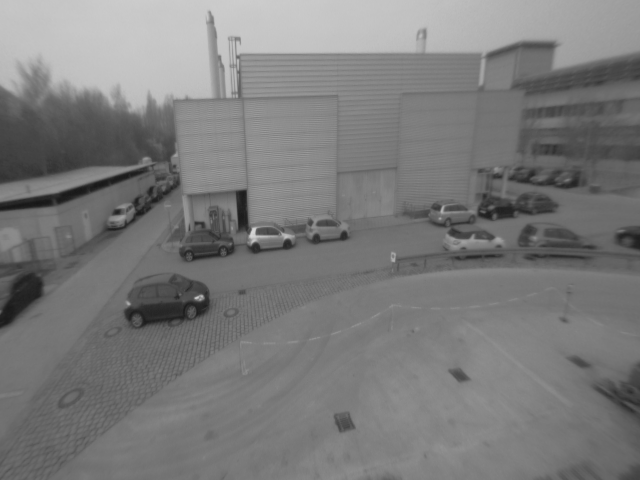
%> input picture sol05/img1.png, 640 x 480 px
$ octave main_harris.m   (GNU Octave 9; MATLAB toolbox functions it lacks are replaced by stand-ins)
%> lines starting %> are read from the running program, lines starting %| are printed output that depends on the picture
### sol05/imreadbw.m
function I = imreadbw(file)
%> called with file = 'img1.png'
I=im2double(imread(file)) ;
%> I: size 480x640 double; min 0.0863, max 0.835, mean 0.481

if(size(I,3) > 1)
  I = rgb2gray( I ) ;
end

### sol05/getM.m
function [M11, M12, M22] = getM(I, sigma)
%> called with sigma = 2
% Compute structure tensor

% spatial gradient using central differences
Ix = 0.5*(I(:,[2:end end]) - I(:,[1 1:end-1]));
Iy = 0.5*(I([2:end end],:) - I([1 1:end-1],:));
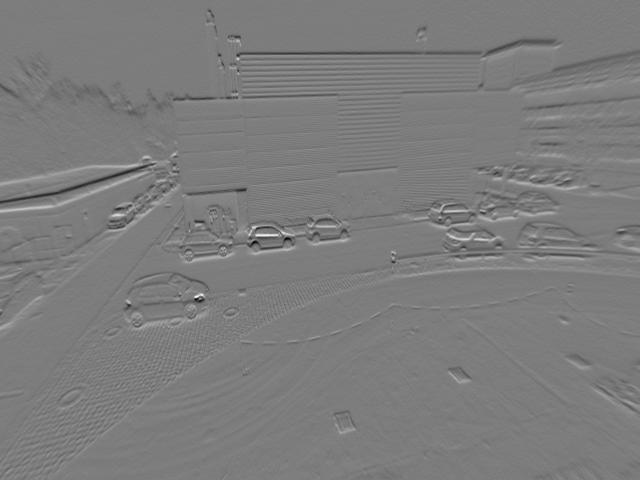
%> Iy: size 480x640 double; min -0.2, max 0.208, mean -0.000627; drawn with min black and max white

% Gaussian kernel
k = ceil(4*sigma+1);
G = fspecial('gaussian', k, sigma);

M11 = conv2(Ix .* Ix, G, 'same');
M12 = conv2(Ix .* Iy, G, 'same');
M22 = conv2(Iy .* Iy, G, 'same');

% Note: We do not need to compute M21 sparately, since M is symmetrical and
% therefore M21 == M12

end

### sol05/getHarrisCorners.m
function [score, points] = getHarrisCorners(I, sigma, kappa, theta)

[M11, M12, M22] = getM(I, sigma);

% compute score using det and trace
detM = M11 .* M22 - M12.^2;
traceM = M11 + M22;
score = detM - kappa * traceM.^2;
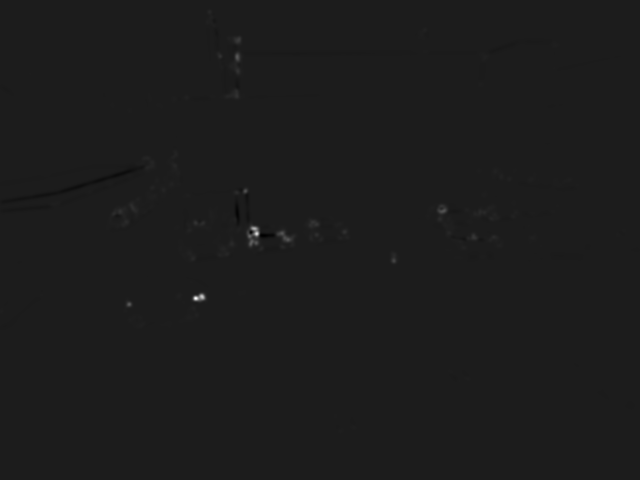
%> score: size 480x640 double; min -6.45e-06, max 5.18e-05, mean 3.45e-08; drawn with min black and max white

% display score (for debugging)
%imagesc(sign(score) .* abs(score).^(1/4));
%colorbar;

% you can disable non-maximum suppression (for debugging)
max_only = true;

% padded image for easier non-max suppression check
score_pad = -inf * ones(size(I) + 2);
score_pad(2:end-1, 2:end-1) = score;

% find corners
[y, x] = find( score > theta ...
             & ( ~max_only ...                   % non-maximal compression
               | ( score > score_pad(1:end-2, 2:end-1) ...
                 & score > score_pad(3:end  , 2:end-1) ...
                 & score > score_pad(2:end-1, 1:end-2) ...
                 & score > score_pad(2:end-1, 3:end))));
%> y = 254 values from 12 to 432; x = 254 values from 2 to 632

points = [x y];
%> points = 254 rows, first 12: [2 312; 31 74; 39 276; 41 278; 42 296; 44 285; 45 288; 53 199; 55 198; 55 204; 70 237; 86 91]

end

### sol05/drawPts.m
function [  ] = drawPts( img, pts )
hold off
imagesc(img);
colormap gray
hold on
plot(pts(:,1), pts(:,2), 'yo','LineWidth',3)
axis equal
end

### sol05/main_harris.m
%% cleanup
clear
close all

%% load data and set parameters
I = imreadbw('img1.png');
%I = imreadbw('small.png');
sigma = 2;
kappa = 0.05;
theta = 1e-7;

%% compute corners and visualize

[score, points] = getHarrisCorners(I, sigma, kappa, theta);

figure();
subplot(121);
drawPts(I, points);
axis image;

subplot(122);
imagesc(sign(score) .* abs(score).^(1/4));
colormap(gca, 'jet');
axis image;
colorbar;
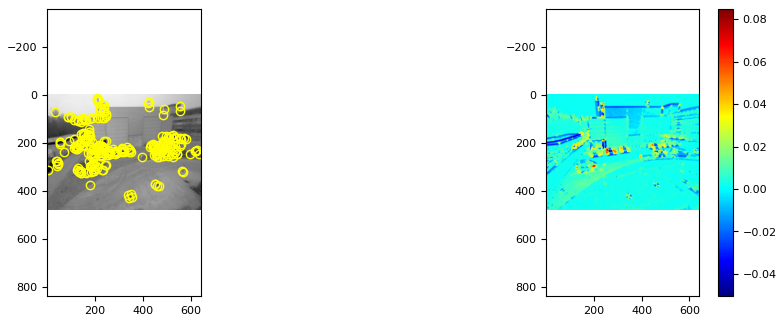
%> figure redrawn from the program's plot data, 2 panels

%% Visualize effect of changing sigma
[scoreBy2, pointsBy2] = getHarrisCorners(I, sigma/2, kappa, theta);
%> call 2 of getHarrisCorners, with sigma = 1, kappa = 0.05, theta = 1e-07
%> call 2 of getM, with sigma = 1
%> in getM (call 2), `M12 = conv2(Ix .* Iy, G, 'same');`:
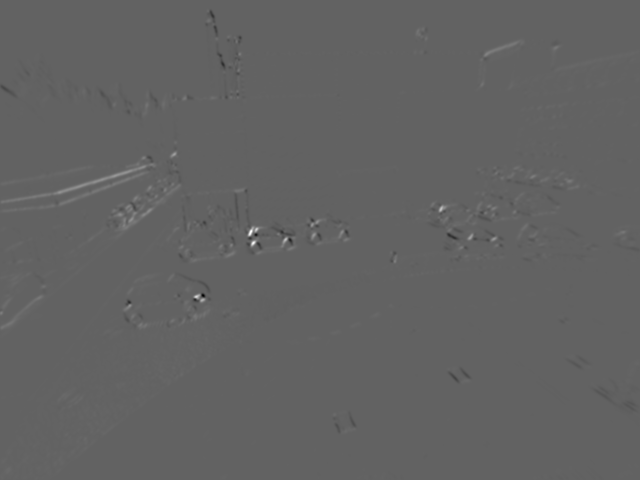
%> M12: size 480x640 double; min -0.00826, max 0.0131, mean 2.09e-05; drawn with min black and max white
%> in getHarrisCorners (call 2), `score_pad(2:end-1, 2:end-1) = score;`:
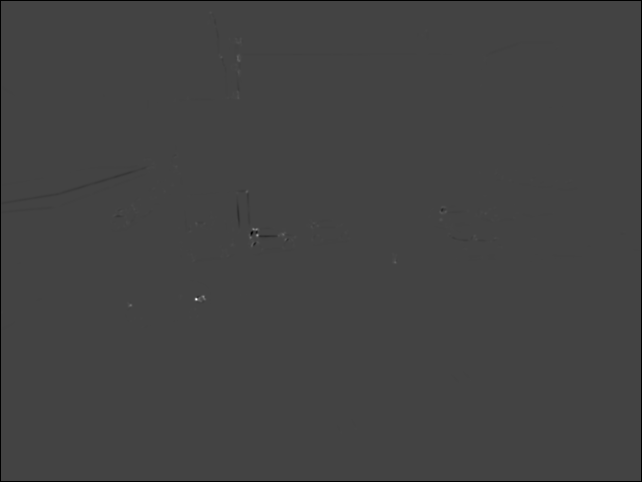
%> score_pad: size 482x642 double; 0.73% of the values are NaN or infinite; the others: min -5.17e-05, max 0.000144, mean -1.81e-09; drawn with min black, max white, NaN and infinite black
%> in getHarrisCorners (call 2), `[y, x] = find( score > theta & ( ~max_only | ( score > score_pad(1:end..`: y = 568 values from 12 to 432; x = 568 values from 2 to 632
%> in getHarrisCorners (call 2), `points = [x y];`: points = 568 rows, first 12: [2 312; 31 75; 32 76; 38 276; 41 278; 41 296; 45 285; 53 205; 56 205; 59 204; 71 237; 77 97]
%> pointsBy2 has the same summary as points in getHarrisCorners
[scoreTimes2, pointsTimes2] = getHarrisCorners(I, sigma*2, kappa, theta);
%> call 3 of getHarrisCorners, with sigma = 4, kappa = 0.05, theta = 1e-07
%> in getHarrisCorners (call 3), `traceM = M11 + M22;`:
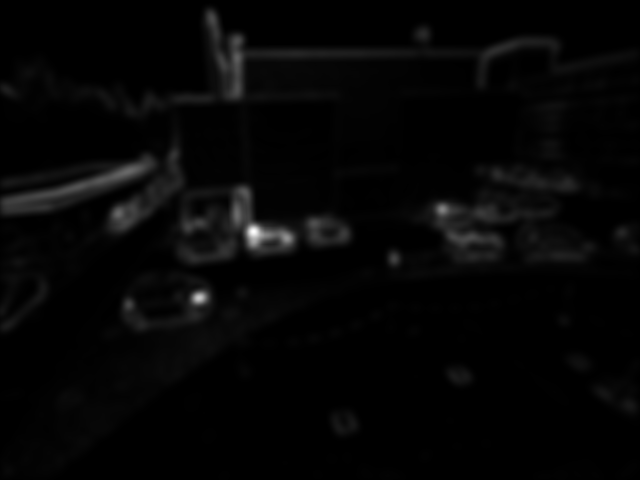
%> traceM: size 480x640 double; min 1.21e-06, max 0.0135, mean 0.000324; drawn with min black and max white
%> in getHarrisCorners (call 3), `[y, x] = find( score > theta & ( ~max_only | ( score > score_pad(1:end..`: y = 94 values from 17 to 430; x = 94 values from 42 to 619
%> in getHarrisCorners (call 3), `points = [x y];`: points = 94 rows, first 12: [42 295; 55 201; 113 105; 121 212; 123 222; 129 305; 131 110; 133 208; 134 319; 141 324; 142 112; 150 163]
%> pointsTimes2 has the same summary as points in getHarrisCorners

figure();
subplot(221);
drawPts(I, points);
axis image;
title('Original Sigma')

subplot(222);
drawPts(I, pointsBy2);
axis image;
title('Sigma / 2')

subplot(223);
drawPts(I, pointsTimes2);
axis image;
title('Sigma * 2')
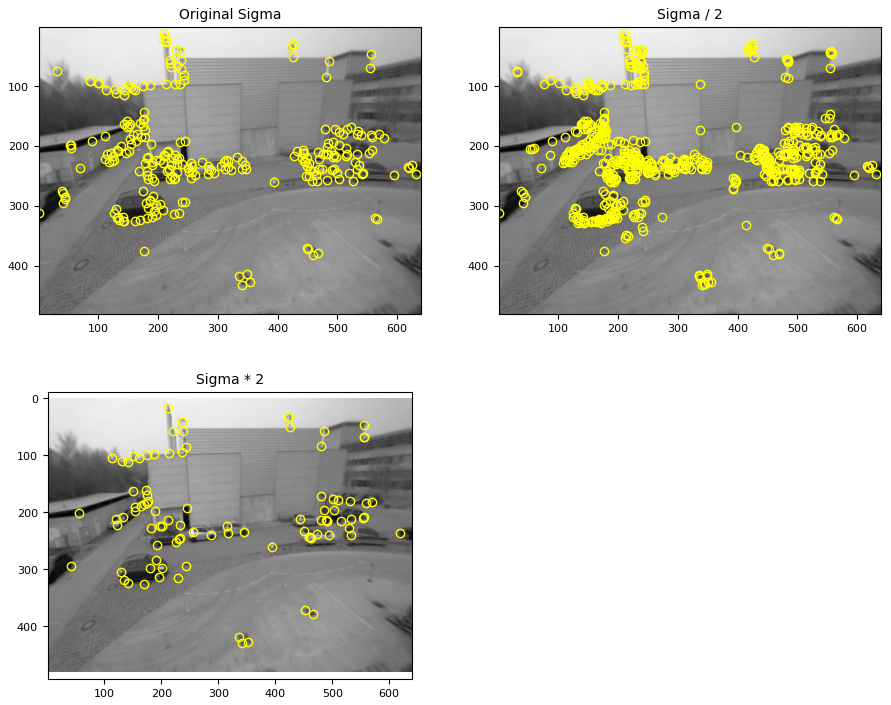
%> figure redrawn from the program's plot data, 3 panels
